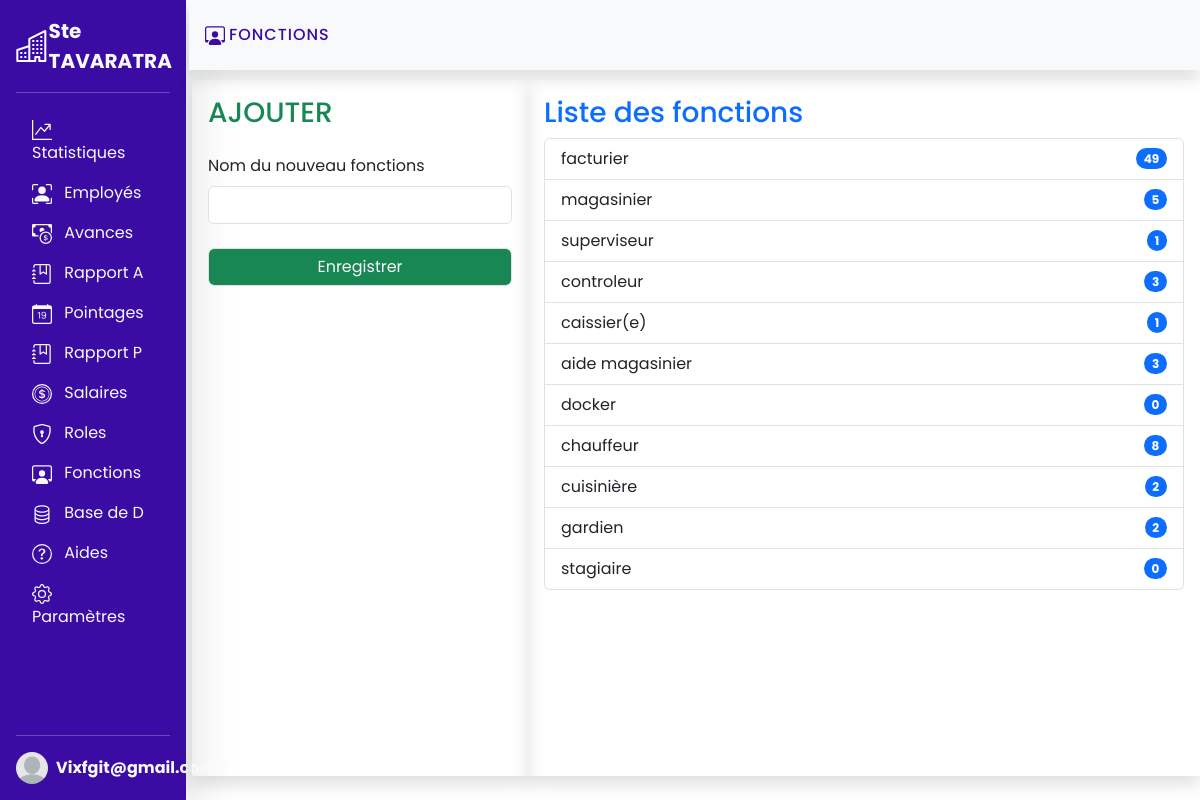
The page /php/pages/fonction.php (signed in) on the database its author committed.
### tables this page shows
CREATE TABLE `fonctions` (
  `id` int(11) NOT NULL AUTO_INCREMENT,
  `name_fonction` varchar(50) NOT NULL,
  PRIMARY KEY (`id`)
);

### php/class/Workers.php (called while the page is built, shortened)
<?php
class Workers
{
    private $host = '127.0.0.1';
    private $db = 'tavaratra';
    private $user = 'root';
    private $pdo = null;
    public function connect()
    {
        return new PDO('mysql:host=' . $this->host . ';dbname=' . $this->db . ';', $this->user, '');
    }
    public function getPdo()
    {
        if ($this->pdo == null) {
            $this->pdo = $this->connect();
        }
        return $this->pdo;
    }
}

### php/class/Fonctions.php (called while the page is built, shortened)
<?php
class Fonctions extends Workers {
  private $fonctions = [];
    public function getListOfFonctions() {
        $query = Parent::getPdo()->query('SELECT * FROM fonctions');
        $query->execute();
        return $query->fetchAll();
    }
     public function getNumbersOfWorkerInAFunction()
     {
           foreach($this->getListOfFonctions() as $fonc){
            $query = parent::getPdo()
            ->prepare('SELECT COUNT(w_id) as nbr FROM workers WHERE id_fonction = ?');
            $query->execute([$fonc['id']]);
            $data = $query->fetch();
           array_push($this->fonctions ,[
              'id' => $fonc['id'],
              'name_fonction' => $fonc['name_fonction'],
              'nbr' => $data['nbr']
            ]);
           }
           return $this->fonctions;
     }
}

### php/pages/fonction.php (the view, shortened to what this page needs)
<?php
require '../class/Workers.php';
require '../class/Fonctions.php';
$fonc = new Fonctions();
$fonc->newFonction();
?>
<!DOCTYPE html>
<html lang="en">
<head>
    <link rel="stylesheet" href="../../assets/css/bootstrap.min.css">
</head>
<body>
    <?php include '../sections/navbars.php' ?>
    <div class="plaque shadow d-flex align-items-center justify-content-left bg-light   p-3 " >
                <h5 class="fs-6 mt-2  c ls">FONCTIONS</h5>
            </div>
            <div class="container">
                <div class="row">
                        <div class="col-4  shadow p-3">
                            <form method="post">
                                <h3 class="text-left text-success">AJOUTER</h3>
                                <div class="mt-4 mb-1">
                                    <label for="nom" class="form-label">Nom du nouveau fonctions</label>
                                    <input type="text" class="form-control <?php if($_SESSION['user']['role_name'] == 'Utilisateur'){echo 'status';}?> " id="nom" name="name_fonction" required >
                                </div>
                                <div class="mt-4 mb-1">
                                    <?php if($_SESSION['user']['role_name'] != 'Utilisateur'):?>
                                    <input type="submit" value="Enregistrer" class="form-control bg-success text-light">
                                    <?php endif ?>
                                </div>
                            </form>
                        </div>
                        <div class="col-8  shadow p-3">
                            <h3 class="text-primary">Liste des fonctions</h3>
                            <ul class="list-group">
                                <?php foreach($fonc->getNumbersOfWorkerInAFunction() as $fonction):?>
                                    <li ondblclick="deleteF(<?= $fonction['id']?>)"  class="list-group-item d-flex justify-content-between align-items-center">
                                        <?= $fonction['name_fonction']?>
                                        <span class="badge bg-primary rounded-pill"><?= $fonction['nbr']?></span>
                                    </li>
                                    <?php endforeach ?>
                            </ul>
                        </div>
</body>
</html>

### php/sections/font.php (style rules this page uses)
* { font-family: 'Poppins', sans-serif; }

### php/pages/fonction.php (style rules this page uses)
.plaque { width: 84.25%; height: 8.7vh; position: absolute; top: 0; right: 0; font-family: 'Poppins', sans-serif; }
.c { color: #3A0CA3; }
.ls { letter-spacing: 1px; }
.container { width: 84%; height: 89vh; position: absolute; top: 5rem; right: 0; }
.row { height: 87vh; }
.col-8 { height: 87vh; overflow: auto; }

### rows shown on the page
fonctions: name_fonction "facturier", nbr "49"
fonctions: name_fonction "magasinier", nbr "5"
fonctions: name_fonction "superviseur", nbr "1"
fonctions: name_fonction "controleur", nbr "3"
fonctions: name_fonction "caissier(e)", nbr "1"
fonctions: name_fonction "aide magasinier", nbr "3"
fonctions: name_fonction "docker", nbr "0"
fonctions: name_fonction "chauffeur", id "8"
fonctions: name_fonction "cuisinière", nbr "2"
fonctions: name_fonction "gardien", nbr "2"
fonctions: name_fonction "stagiaire", nbr "0"

### other values the page prints
$_SESSION['user']['name'] "Vixfgit@gmail.com"
